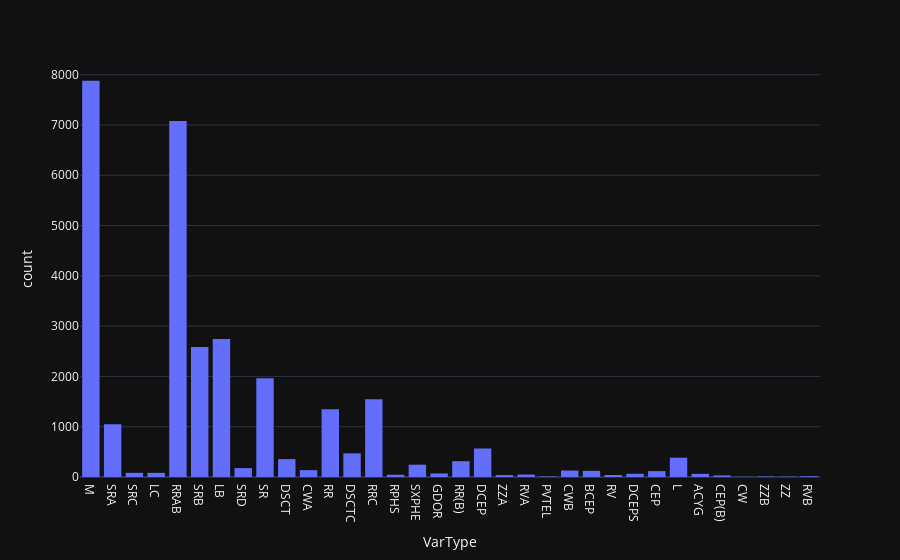

Here is the notebook cell this chart was saved with:
### Code cell
"""
2. Pulsating Variable Stars

Pulsating variables are stars showing periodic expansion and
contraction of their surface layers. The pulsations may be radial
or nonradial. A radially pulsating star remains spherical in
shape, while in the case of nonradial pulsations the star's shape
periodically deviates from a sphere, and even neighboring zones of
its surface may have opposite pulsation phases.

Depending on the period value, on the mass and evolutionary status
of the star, and on the scale of pulsational phenomena, the
following types of pulsating variables may be distinguished:
"""

star_types = {
  "ACYG": "Variables of the Alpha Cygni type, which are nonradially pulsating supergiants of Bep-AepIa spectral types. The light changes with amplitudes of the order of 0.1 mag often seem irregular, being caused by the superposition of many oscillations with close periods. Cycles from several days to several weeks are observed.",
  "BCEP": "Variables of the Beta Cephei type (Beta Cep, Beta CMa), which are pulsating O8-B6 I-V stars with periods of light and radial-velocity variations in the range of 0.1 - 0.6 days and light amplitudes from 0.01 to 0.3 mag in V. The light curves are similar in shape to average radial-velocity curves but lag in phase by a quarter of the period, so that maximum brightness corresponds to maximum contraction, i.e., to minimum stellar radius. The majority of these stars probably show radial pulsations, but some (V469 Per) display nonradial pulsations; multiperiodicity is characteristic of many of these stars.",
  "BCEPS": "A short-period group of Beta Cep variables. The spectral types are B2-B3 IV-V; periods and light amplitudes are in the ranges 0.02 - 0.04 days and 0.015 - 0.025 days, respectively, i.e., an order of magnitude smaller than the normally observed ones.",
  "CEP": "Cepheids. Radially pulsating, high luminosity (classes Ib-II) variables with periods in the range of 1-135 days and amplitudes from several hundredths to 2 mag in V (in the B band, the amplitudes are greater). Spectral type at maximum light is F; at minimum, the types are G-K. The longer the period of light variation, the later is the spectral type. The maximum of the surface-layer expansion velocity almost coinciding with maximum light.",
  "CEP(B)": "Cepheids (TU Cas, V 367 Sct) displaying the presence of two or more simultaneously operating pulsation modes (usually the fundamental tone with the period P0 and the first overtone P1). The periods P0 are in the range from 2 to 7 days, with the ratio P1/P0 approx. 0.71.",
  "CW": "Variables of the W Virginis type. These are pulsating variables of the galactic spherical component (old disk) population with periods of approximately 0.8 to 35 days and amplitudes from 0.3 to 1.2 mag in V. They obey a period-luminosity relation different from that for Delta Cep variables (see DCEP). For an equal period value, the W Vir variables are fainter than the Delta Cep stars by 0.7 - 2 mag. W Vir variables are present in globular clusters and at high galactic latitudes. They may be separated into the following subtypes:",
  "CWA": "W Vir variables with periods longer than 8 days (W Vir);",
  "CWB": "W Vir variables with periods shorter than 8 days (BL Her).",
  "DCEP": "These are the classical cepheids, or Delta Cep-type variables. Com- paratively young objects that have left the main sequence and evolved into the instability strip of the Hertzsprung-Russell (H-R) diagram, they obey the well-known Cepheid period-luminosity relation and belong to the young disk population. DCEP stars are present in open clusters. They display a certain relation between the shapes of their light curves and their periods.",
  "DCEPS": "These are Delta Cep variables having light amplitudes <0.5 mag in V (<0.7 mag in B) and almost symmetrical light curves (M-m approx. 0.4 - 0.5 periods); as a rule, their periods do not exceed 7 days. They are probably first-overtone pulsators and/or are in the first transition across the instability strip after leaving the main sequence (SU Cas).",
  "DSCT": "Variables of the Delta Scuti type. These are pulsating variables of spectral types A0-F5 III-V displaying light amplitudes from 0.003 to 0.9 mag in V (usually several hundredths of a magnitude) and periods from 0.01 to 0.2 days. The shapes of the light curves, periods, and amplitudes usually vary greatly. Radial as well as nonradial pulsations are observed. The variability of some members of this type appears sporadically and sometimes completely ceases, this being a consequence of strong amplitude modulation with the lower value of the amplitude not exceeding 0.001 mag in some cases. The maximum of the surface layer expansion does not lag behind the maximum light for more than 0.1 periods. DSCT stars are representatives of the galactic disk (flat component) and are phenomenologically close to the SX Phe variables.",
  "DSCTC": "Low amplitude group of Delta Sct variables (light amplitude <0.1 mag in V). The majority of this type's representatives are stars of luminosity class V; objects of this subtype generally are representative of the Delta Sct variables in open clusters.",
  "GDOR": "Gamma Doradus stars. Early type F dwarfs showing (multiple) periods from several tenths of a day to slightly in excess of one day. Amplitudes usually do not exceed 0.1 mag. Presumably low degree g-mode non-radial pulsators. Prototype: gamma Dor.",
  "L": "Slow irregular variables. The light variations of these stars show no evidence of periodicity, or any periodicity present is very poorly defined and appears only occasionally. Like for the type I, stars are often attributed to this type because of being insufficiently studied. Many type L variables are really semiregulars or belong to other types.",
  "LB": "Slow irregular variables of late spectral types (K, M, C, S); as a rule, they are giants (CO Cyg). This type is also ascribed, in the GCVS, to slow red irregular variables in the case of unknown spectral types and luminosities.",
  "LC": "Irregular variable supergiants of late spectral types having amplitudes of about 1 mag in V (TZ Cas).",
  "M": "Mira (Omicron) Ceti-type variables. These are long-period variable giants with characteristic late-type emission spectra (Me, Ce, Se) and light amplitudes from 2.5 to 11 mag in V. Their periodicity is well pronounced, and the periods lie in the range between 80 and 1000 days. Infrared amplitudes are usually less than in the visible and may be <2.5 mag. For example, in the K band they usually do not exceed 0.9 mag. If the amplitudes exceed 1 - 1.5 mag , but it is not certain that the true light amplitude exceeds 2.5 mag, the symbol",
  "PVTEL": "Variables of the PV Telescopii type. These are helium supergiant Bp stars with weak hydrogen lines and enhanced lines of He and C. They pulsate with periods of approximately 0.1 to 1 days, or vary in brightness with an amplitude of 0.1 mag in V during a time interval of about a year.",
  "RPHS": "Very rapidly pulsating hot (subdwarf B) stars. Typical periods are hundreds of seconds, amplitudes are within several hundredths of a magnitude. Prototype: V361 Hya = EC 14026-2647.",
  "RR": "Variables of the RR Lyrae type, which are radially-pulsating giant A-F stars having amplitudes from 0.2 to 2 mag in V. Cases of variable light-curve shapes as well as variable periods are known. If these changes are periodic, they are called the 'Blazhko effect.'",
  "RR(B)": "RR Lyrae variables showing two simultaneously operating pulsation modes, the fundamental tone with the period P0 and the first overtone, P1 (AQ Leo). The ratio P1/P0 is approximately 0.745;",
  "RRAB": "RR Lyrae variables with asymmetric light curves (steep ascending branches), periods from 0.3 to 1.2 days, and amplitudes from 0.5 to 2 mag in V;",
  "RRC": "RR Lyrae variables with nearly symmetric, sometimes sinusoidal, light curves, periods from 0.2 to 0.5 days, and amplitudes not greater than 0.8 mag in V (SX UMa).",
  "RV": "Variables of the RV Tauri type. These are radially pulsating supergiants having spectral types F-G at maximum light and K-M at minimum. The light curves are characterized by the presence of double waves with alternating primary and secondary minima that can vary in depth so that primary minima may become secondary and vice versa. The complete light amplitude may reach 3-4 mag in V. Periods between two adjacent primary minima (usually called formal periods) lie in the range 30-150 days (these are the periods appearing in the Catalogue). Two subtypes, RVA and RVB, are recognized:",
  "RVA": "RV Tauri variables that do not vary in mean magnitude (AC Her);",
  "RVB": "RV Tauri variables that periodically (with periods from 600 to 1500 days and amplitudes up to 2 mag in V) vary in mean magnitude (DF Cyg, RV Tau).",
  "SR": "Semiregular variables, which are giants or supergiants of intermediate and late spectral types showing noticeable periodicity in their light changes, accompanied or sometimes interrupted by various irregularities. Periods lie in the range from 20 to >2000 days, while the shapes of the light curves are rather different and variable, and the amplitudes may be from several hundredths to several magnitudes (usually 1-2 mag in V).",
  "SRA": "Semiregular late-type (M, C, S or Me, Ce, Se) giants displaying persistent periodicity and usually small (<2.5 mag in V) light amplitudes (Z Aqr). Amplitudes and light-curve shapes generally vary and periods are in the range of 35-1200 days. Many of these stars differ from Miras only by showing smaller light amplitudes;",
  "SRB": "Semiregular late-type (M, C, S or Me, Ce, Se) giants with poorly defined periodicity (mean cycles in the range of 20 to 2300 days) or with alternating intervals of periodic and slow irregular changes, and even with light constancy intervals (RR CrB, AF Cyg). Every star of this type may usually be assigned a certain mean period (cycle), which is the value given in the Catalogue. In a number of cases, the simultaneous presence of two or more periods of light variation is observed;",
  "SRC": "Semiregular late-type (M, C, S or Me, Ce, Se) supergiants (Mu Cep) with amplitudes of about 1 mag and periods of light variation from 30 days to several thousand days;",
  "SRD": "Semiregular variable giants and supergiants of F, G, or K spectral types, sometimes with emission lines in their spectra. Amplitudes of light variation are in the range from 0.1 to 4 mag, and the range of periods is from 30 to 1100 days (SX Her, SV UMa).",
  "SXPHE": "Phenomenologically, these resemble DSCT (Delta Sct) variables and are pulsating subdwarfs of the spherical component, or old disk galactic population, with spectral types in the range A2-F5. They may show several simultaneous periods of oscillation, generally in the range 0.04-0.08 days, with variable-amplitude light changes that may reach 0.7 mag in V. These stars are present in globular clusters.",
  "ZZ": "ZZ Ceti variables. These are nonradially pulsating white dwarfs that change their brightnesses with periods from 30 s to 25 min and amplitudes from 0.001 to 0.2 mag in V. They usually show several close period values. Flares of 1 mag are sometimes observed; however, these may be explained by the presence of close UV Ceti companions.",
  "ZZA": "ZZ Cet-type variables of DA spectral type (ZZ Cet) having only hydrogen absorption lines in their spectra;",
  "ZZB": "ZZ Cet-type variables of DB spectral type having only helium absorption lines in their spectra."
}

filtered_df = df[df['VarType'].isin(star_types)]

fig = px.histogram(filtered_df, x='VarType')

fig.show()

### Figure 1 — Plotly figure (JSON) as saved in the notebook; plotly's stock layout.template omitted (floating-point values rounded to 4 significant figures; data arrays with more than 128 entries replaced by an {"elided": "..."} marker saying what was removed)
{"data": [{"alignmentgroup": "True", "bingroup": "x", "hovertemplate": "VarType=%{x}<br>count=%{y}<extra></extra>", "legendgroup": "", "marker": {"color": "#636efa", "pattern": {"shape": ""}}, "name": "", "offsetgroup": "", "orientation": "v", "showlegend": false, "x": {"elided": "29819 str values"}, "xaxis": "x", "yaxis": "y", "type": "histogram"}], "layout": {"xaxis": {"anchor": "y", "domain": [0.0, 1.0], "title": {"text": "VarType"}}, "yaxis": {"anchor": "x", "domain": [0.0, 1.0], "title": {"text": "count"}}, "legend": {"tracegroupgap": 0}, "margin": {"t": 60}, "barmode": "relative"}}
